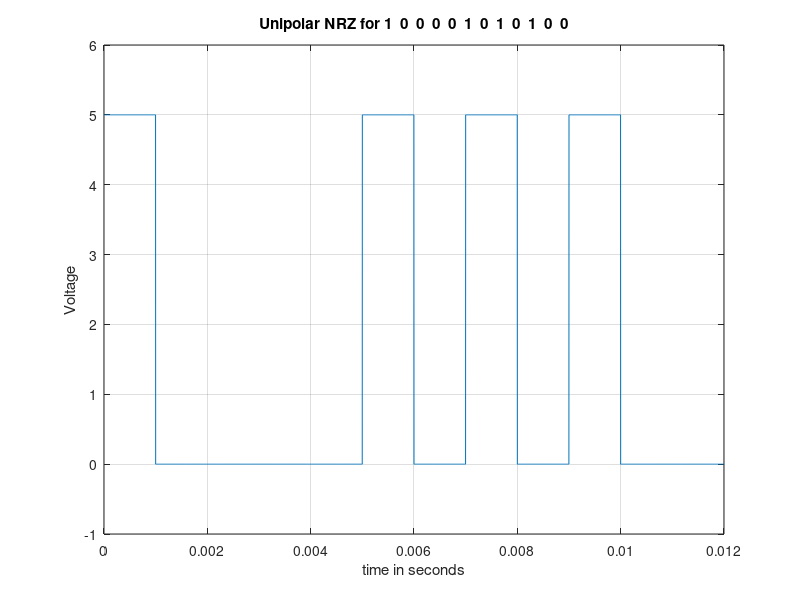

Here is the MATLAB script that generated this plot:
% Unipolar NRZ
clc;
clear all;
close all;

% E = 8 = 1000
% F = 5 = 0101
% G = 4 = 0100
bit_stream = [1 0 0 0 0 1 0 1 0 1 0 0];
no_bits = length(bit_stream); %no_bit=8
bit_rate = 1000; % 1 kbps
pulse_per_bit = 1; % for unipolar nrz
pulse_duration = 1/((pulse_per_bit)*(bit_rate)); %pulse_duration=1/1*1000=1x10-3 (second)=1 ms
no_pulses = no_bits*pulse_per_bit; %no_pulses=8*1=8

samples_per_pulse = 500;
fs = (samples_per_pulse)/(pulse_duration); %sampling frequency
t = 0:1/fs:(no_pulses)*(pulse_duration); % sampling interval, total duration = (no_pulse)*(pulse_duration)
no_samples = length(t); % no_samples=4001 
dig_sig = zeros(1,no_samples); % intial digital signal (line coded signal according to unipolor nrz)
max_voltage = 5;
min_voltage = 0;
%min_voltage=-5;
for i = 1:length(bit_stream)
    if bit_stream(i) == 1
        dig_sig(((i-1)*(samples_per_pulse)+1):i*(samples_per_pulse)) = max_voltage*ones(1,samples_per_pulse);
    else
       dig_sig(((i-1)*(samples_per_pulse)+1):i*(samples_per_pulse)) = min_voltage*ones(1,samples_per_pulse);
    end
end

plot(t,dig_sig)
grid on
xlabel('time in seconds')
ylabel('Voltage')
ylim([(min_voltage - (max_voltage)*0.2) (max_voltage+max_voltage*0.2)])
title(['Unipolar NRZ for ',num2str(bit_stream),''])
